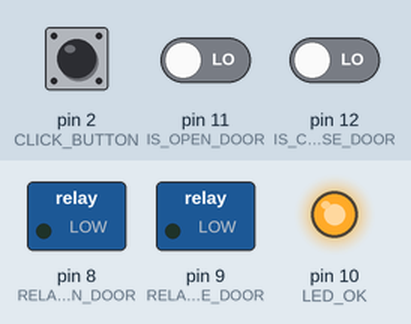
Bench run of a sketch on a simulated Arduino Uno, built with avr-gcc and run on an emulated ATmega328P. Shown: switched loads named in the sketch (green lamp = pin HIGH), output pins drawn as LEDs (lit = HIGH). The inputs (shaded band) are chosen by the test bench; at power-on: pin 2 (CLICK_BUTTON) LOW, pin 12 (IS_CLOSE_DOOR) LOW, pin 11 (IS_OPEN_DOOR) LOW.

Above: at 1.2 s.
1.3 s: pin 2 (CLICK_BUTTON) pulled HIGH for 3.2 s
At 3.8 s:
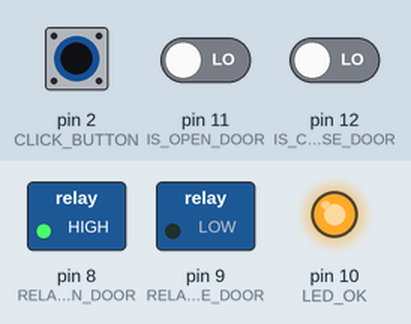
6.0 s: pin 2 (CLICK_BUTTON) driven HIGH and pin 12 (IS_CLOSE_DOOR) driven HIGH
At 7.8 s:
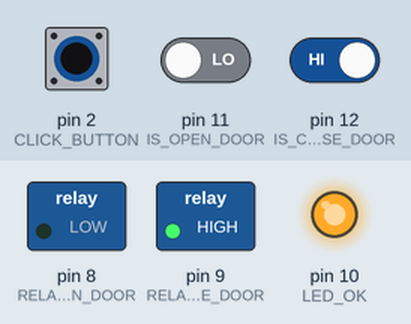
8.5 s: pin 12 (IS_CLOSE_DOOR) driven LOW
At 9.3 s:
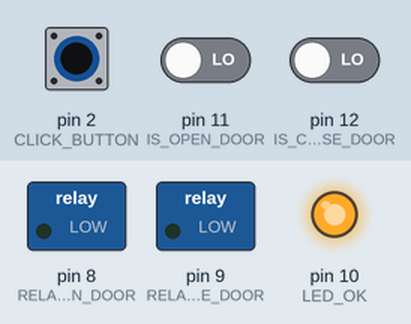
11.5 s: pin 12 (IS_CLOSE_DOOR) driven HIGH
At 12.5 s:
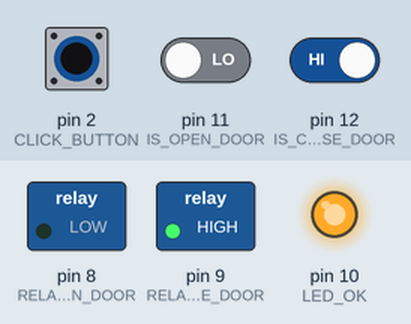
Timing chart, 0 to 38.0 s (numbered marks = the images above; inputs shaded):
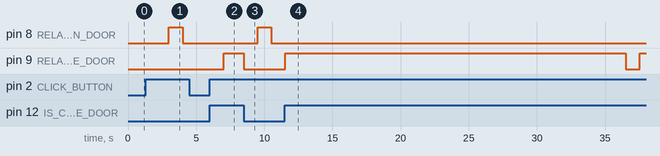

The sketch:

CircuitoMotorGaraje.ino
```cpp
/**
  @file CircuitoMotorGaraje.ino
  @brief Controlador del motor de la puerta del garaje
  @author Pablo Rocamora pablojoserocamora@gmail.com
  @date 11/06/2018
*/

#include "CircuitoMotorGaraje.h"

#define MODO_DEBUG false


/**
   Metodo para comprobar si hemos pulsado el boton, retorna true si se ha pulsado y false en caso contrario
   Guarda el estado en el que esta. Para detectarlo comprueba si llega voltaje al pin, con un voltaje >=3 and <= 5
*/
bool isClickButton() {
  bool clicked = false;
  int reading = digitalRead(CLICK_BUTTON);
  // https://www.norwegiancreations.com/2018/10/arduino-tutorial-avoiding-the-overflow-issue-when-using-millis-and-micros/
  if (reading == HIGH && (unsigned long)(millis() - times) > debounce) {
    times = millis();
    clicked = true;
  }


  ///////////////////////////////////////
  // FIXME IMPORTANTE, ESTE IF NO SE HA CHEKEADO, PROBARLO CUANDO TENGA ACCESO AL HARDWARE
  //////////////////////////////////////
  // solo esperamos si nota una pulsacion de boton
  // Puede que haya que aumentarlo un poco, probar con el mando los tiempos de espera
  if (clicked)
    delay(1000);
  //Serial.println(String(clicked));
  //despues de 1 seg volvemos a comprobar si esta pulsado, esto es para intentar evitar falsos positivos alargando el tiempo de pulsacion
  return clicked && digitalRead(CLICK_BUTTON) == HIGH;
}

/**
   Metodo para obtener el pin al que hay que aplicar voltaje para accionar el rele
*/
int getPinRelay() {
  int in = digitalRead(IS_CLOSE_DOOR);
  if (in == LOW) {
    if (MODO_DEBUG)
      Serial.println("ABRIR");

    opening = true;
    return RELAY_OPEN_DOOR;  //8
  }

  if (MODO_DEBUG)
    Serial.println("CERRAR");

  opening = false;
  return RELAY_CLOSE_DOOR; //9
}

/**
   Metodo que retorna true cuando el pin del sensor se pone a 0V indicando que llega al final del recorrido
*/
bool finCarrera(int pinRelay) {
  int pin;
  if (pinRelay == RELAY_OPEN_DOOR)
    pin = IS_OPEN_DOOR;
  else
    pin = IS_CLOSE_DOOR;

  int in = digitalRead(pin);

  if (MODO_DEBUG) {
    Serial.println(String(RELAY_OPEN_DOOR) + ": " + String(digitalRead(RELAY_OPEN_DOOR)));
    Serial.println(String(RELAY_CLOSE_DOOR) + ": " + String(digitalRead(RELAY_CLOSE_DOOR)));
    Serial.println(String(IS_CLOSE_DOOR) + ": " + String(digitalRead(IS_CLOSE_DOOR)));
    Serial.println(String(IS_OPEN_DOOR) + ": " + String(digitalRead(IS_OPEN_DOOR)));
    Serial.println(String(in == HIGH));
    Serial.println();
  }

  if (in == LOW)
    return true;
  return false;
}

/**
   Metodo para cortar el voltaje del pin que esta activando un relay, se ejecuta cuando estando
   en modo play volvemos a pulsar el boton, retorna el pin al que aplicamos voltaje
*/
/*
  int invert(int pinRelay) {
  if (MODO_DEBUG)
    Serial.println("pauso pin: " + pinRelay);

  // Si la puerta esta abriendose apagamos el rele y activamos el de cerrar
  if (opening) {
    digitalWrite(RELAY_OPEN_DOOR, LOW); //Primero apagamos para no tener los 2 cables con tension
    delay(300);
    digitalWrite(RELAY_CLOSE_DOOR, HIGH);
    opening = false;
    return RELAY_CLOSE_DOOR;
  }
  else {
    digitalWrite(RELAY_CLOSE_DOOR, LOW);
    delay(300);
    digitalWrite(RELAY_OPEN_DOOR, HIGH);
    opening = true;
    return RELAY_OPEN_DOOR;  //8

  }
  }
*/

/**
   Metodo
*/
void play() {
  unsigned long inicio = millis();
  unsigned long fin = inicio + (potentiometerValue * TIME_ACTIVE); // tiempo maximo funcionando

  int relay =  getPinRelay();
  digitalWrite(relay, HIGH);

  if (MODO_DEBUG)
    Serial.println( "inicio pin: " + String(relay));

  delay(1000);  // esperamos 1 segudo antes de la primera comprobacion para evitar falsos positivos

  while (!finCarrera(relay) && (unsigned long) millis() <= fin) {
    if (MODO_DEBUG) {
      Serial.println("play");
      Serial.println(String(millis()) + " <= " + String(fin));
    }
    //if (isClickButton())
    //  relay = invert(relay);

    delay(80);
  }
  if (MODO_DEBUG)
    Serial.println("Termina pin: " + relay);
  digitalWrite(relay, LOW);
}

/**
   Metodo que comprueba si se ha superado el valor maximo de las variables que almacenan el valor de millis(),
   cuando se supera para a ser un numero negativo. Lo comprueba con 100 seg de adelanto para evitar fallos durante
   el proceso de abrir o cerrar la puerta
*/
bool isReboot() {
  long millisOverflow = millis() + 100000;
  if (millisOverflow < 0) {
    if (MODO_DEBUG)
      Serial.println("reinicio");
    return true;
  }
  return false;
}


void setup() {
  if (MODO_DEBUG) {
    Serial.begin(9600);
    Serial.println("Inicio");
  }

  pinMode(RELAY_OPEN_DOOR, OUTPUT);
  pinMode(RELAY_CLOSE_DOOR, OUTPUT);
  pinMode(IS_OPEN_DOOR, INPUT);
  pinMode(IS_CLOSE_DOOR, INPUT);
  pinMode(CLICK_BUTTON, INPUT);
  pinMode(LED_OK, OUTPUT);
  pinMode(ANALOG_PIN, INPUT);

  digitalWrite(LED_OK, HIGH);

  long value = analogRead(ANALOG_PIN);          // realizar la lectura analógica raw
  times = 0;         //  lo inicializamos aqui porque el reset de millis es necesario que tambien lo reinizialice

  potentiometerValue = map(value, 0, 1023, 0, 100);  // convertir a porcentaje
  if (MODO_DEBUG)
    Serial.println("Tiempo maximo activo del relay: " + String(potentiometerValue * TIME_ACTIVE) + "ms");

}

void loop() {
  // si millis genera un overflow reset de millis
  if (isReboot()) {
    RESTART;
    //setup(); //ya lo hace restart
  }

  if (isClickButton()) {
    // delay(4000);
    //if (digitalRead(CLICK_BUTTON)) {
    play();
    // }
  }
  delay(10);
}
```

CircuitoMotorGaraje.h
```cpp
#ifndef CircuitoMotorGaraje_h
#define CircuitoMotorGaraje_h

#define IS_CLOSE_DOOR 12
#define RELAY_OPEN_DOOR 8

#define IS_OPEN_DOOR 11
#define RELAY_CLOSE_DOOR 9

#define TIME_MAX 30 //Tiempo maximo de rele activo

#define CLICK_BUTTON 2

#define LED_OK 10

#define ANALOG_PIN A1

// Multiplicamos 50 por el porcentaje del potenciometro, va desde 0ms a 50000ms
#define TIME_ACTIVE 500

// the follow variables are long's because the time, measured in miliseconds,
// will quickly become a bigger number than can be stored in an int.
unsigned long times = 0;         // the last time the output pin was toggled
#define debounce 2000   // the debounce time, increase if the output flickers

long potentiometerValue = 0; //valor que leemos del potenciometro, es un porcentaje 0-100

bool opening = false; // para saber si estamos abriendo la puerta, usado en la funcion invert

// PUEDO USAR ESTE RESET POR SOFTWARE YA QUE NO USO NINGUNA LIBRERIA QUE PUEDA FALLAR POR CULPA DEL REINICIO DE MILLIS
#define RESTART asm("jmp 0x0000") // esto parece que reinicia la funcion millis, pero no resetea el estado de los pines
#endif
```

Measured:
- after the input at 1.3 s, pin 8 (RELAY_OPEN_DOOR): LOW → HIGH after 1.7 s, → LOW 1.0 s later
- after the input at 6.0 s, pin 9 (RELAY_CLOSE_DOOR): LOW → HIGH after 1.0 s
- after the input at 8.5 s, pin 8 (RELAY_OPEN_DOOR): LOW → HIGH after 1.0 s, → LOW 1.0 s later; pin 9 (RELAY_CLOSE_DOOR): HIGH → LOW at once
- after the input at 11.5 s, pin 8 (RELAY_OPEN_DOOR): stops changing and stays LOW; pin 9 (RELAY_CLOSE_DOOR): LOW → HIGH at once, → LOW 25.0 s later, → HIGH 1.0 s later
